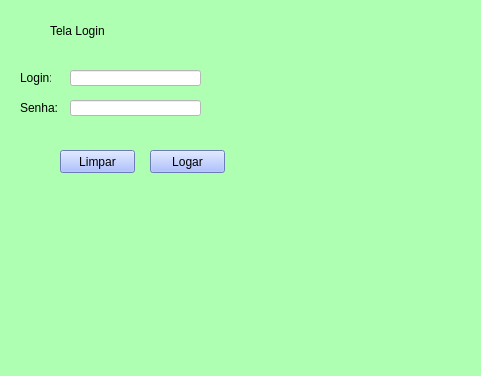
<?xml version="1.0" encoding="UTF-8"?>
<ui version="4.0">
 <class>tInicial</class>
 <widget class="QMainWindow" name="tInicial">
  <property name="geometry">
   <rect>
    <x>0</x>
    <y>0</y>
    <width>481</width>
    <height>376</height>
   </rect>
  </property>
  <property name="windowTitle">
   <string>Tela Inicial</string>
  </property>
  <property name="styleSheet">
   <string notr="true">background-color: qlineargradient(spread:pad, x1:0, y1:0, x2:1, y2:0, stop:0 rgba(0, 0, 0, 255), stop:1 rgba(255, 255, 255, 255));
selection-background-color: qlineargradient(spread:pad, x1:0, y1:0, x2:1, y2:0, stop:0 rgba(0, 0, 0, 255), stop:1 rgba(255, 255, 255, 255));
background-color: rgb(174, 255, 177);</string>
  </property>
  <widget class="QWidget" name="centralwidget">
   <widget class="QLabel" name="lLogin">
    <property name="geometry">
     <rect>
      <x>20</x>
      <y>70</y>
      <width>31</width>
      <height>16</height>
     </rect>
    </property>
    <property name="styleSheet">
     <string notr="true">background-color: rgb(255, 255, 255);
background-color: rgb(174, 255, 177);</string>
    </property>
    <property name="text">
     <string>Login:</string>
    </property>
   </widget>
   <widget class="QLabel" name="lSenha">
    <property name="geometry">
     <rect>
      <x>20</x>
      <y>100</y>
      <width>41</width>
      <height>16</height>
     </rect>
    </property>
    <property name="styleSheet">
     <string notr="true">background-color: rgb(255, 255, 255);
background-color: rgb(174, 255, 177);</string>
    </property>
    <property name="text">
     <string>Senha:</string>
    </property>
   </widget>
   <widget class="QPushButton" name="bLogar">
    <property name="geometry">
     <rect>
      <x>150</x>
      <y>150</y>
      <width>75</width>
      <height>23</height>
     </rect>
    </property>
    <property name="styleSheet">
     <string notr="true">background-color: rgb(151, 174, 255);</string>
    </property>
    <property name="text">
     <string>Logar</string>
    </property>
   </widget>
   <widget class="QPushButton" name="bLimpar">
    <property name="geometry">
     <rect>
      <x>60</x>
      <y>150</y>
      <width>75</width>
      <height>23</height>
     </rect>
    </property>
    <property name="styleSheet">
     <string notr="true">
background-color: rgb(151, 174, 255);</string>
    </property>
    <property name="text">
     <string>Limpar</string>
    </property>
   </widget>
   <widget class="QLineEdit" name="iLogin">
    <property name="geometry">
     <rect>
      <x>70</x>
      <y>70</y>
      <width>131</width>
      <height>16</height>
     </rect>
    </property>
    <property name="styleSheet">
     <string notr="true">background-color: rgb(255, 255, 255);</string>
    </property>
   </widget>
   <widget class="QLineEdit" name="iSenha">
    <property name="geometry">
     <rect>
      <x>70</x>
      <y>100</y>
      <width>131</width>
      <height>16</height>
     </rect>
    </property>
    <property name="styleSheet">
     <string notr="true">background-color: rgb(255, 255, 255);</string>
    </property>
   </widget>
   <widget class="QLabel" name="lTitulo">
    <property name="geometry">
     <rect>
      <x>50</x>
      <y>10</y>
      <width>211</width>
      <height>41</height>
     </rect>
    </property>
    <property name="styleSheet">
     <string notr="true">background-color: rgb(255, 255, 255);
font: 26pt &quot;ScriptC&quot;;
background-color: rgb(174, 255, 177);</string>
    </property>
    <property name="text">
     <string>Tela Login</string>
    </property>
   </widget>
   <widget class="QLabel" name="LblImputText">
    <property name="geometry">
     <rect>
      <x>110</x>
      <y>250</y>
      <width>271</width>
      <height>61</height>
     </rect>
    </property>
    <property name="text">
     <string/>
    </property>
   </widget>
   <zorder>lLogin</zorder>
   <zorder>lSenha</zorder>
   <zorder>bLimpar</zorder>
   <zorder>iLogin</zorder>
   <zorder>iSenha</zorder>
   <zorder>lTitulo</zorder>
   <zorder>bLogar</zorder>
   <zorder>LblImputText</zorder>
  </widget>
  <widget class="QMenuBar" name="menubar">
   <property name="geometry">
    <rect>
     <x>0</x>
     <y>0</y>
     <width>481</width>
     <height>21</height>
    </rect>
   </property>
  </widget>
  <widget class="QStatusBar" name="statusbar"/>
 </widget>
 <resources/>
 <connections/>
</ui>
